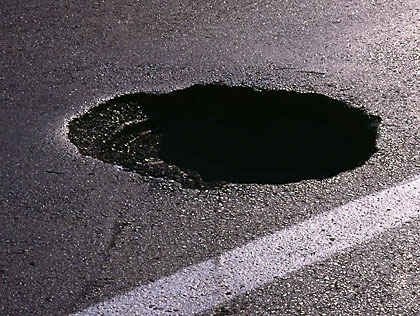
#> input picture Pothole-GO-python/SizeDetection/1_test_pothole.jpg, 420 x 316 px, found by its file name
$ python sobelEdgeImage_test1.py   (older library calls are emulated)
#> lines starting #> are read from the running program, lines starting #| are printed output that depends on the picture; after the words box and inside, x2 and y2 are one past the last pixel; in counts of white or black regions, pixels touching at a corner belong together
# Python program to Edge detection
# using OpenCV in Python
# using Sobel edge detection
# and laplacian method
import cv2
import numpy as np
from matplotlib import pyplot as plt

img = cv2.imread('1_test_pothole.jpg', 0)
#> img: shape (316, 420); min 0, max 255, mean 91.4
edges = cv2.Sobel(img, cv2.CV_64F, 1, 0, ksize=5)
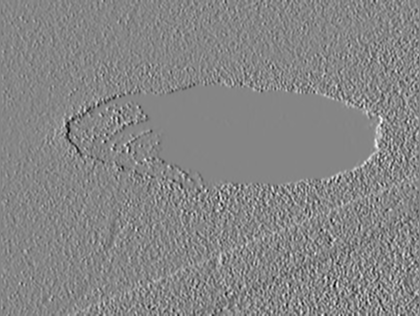
#> edges: shape (316, 420) float64; min -7839, max 7123, mean 32.1; drawn with min black and max white

#hsv = cv2.cvtColor(img, cv2.COLOR_BGR2HSV)

# Calcution of Sobelx
sobelx = cv2.Sobel(img, cv2.CV_64F, 1, 0, ksize=5)

# Calculation of Sobely
sobely = cv2.Sobel(img, cv2.CV_64F, 0, 1, ksize=5)
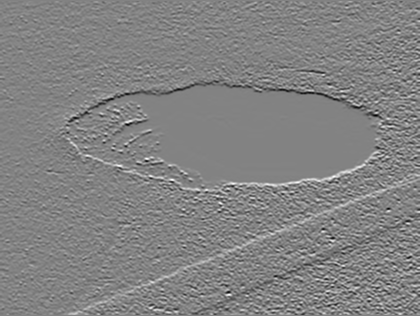
#> sobely: shape (316, 420) float64; min -8926, max 8475, mean -0.3; drawn with min black and max white

# Calculation of Laplacian
laplacian = cv2.Laplacian(img, cv2.CV_64F)
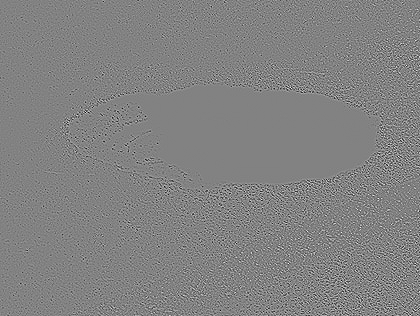
#> laplacian: shape (316, 420) float64; min -753, max 722, mean 0; drawn with min black and max white

cv2.imshow('original img', img)
cv2.imshow('sobelx', sobelx)
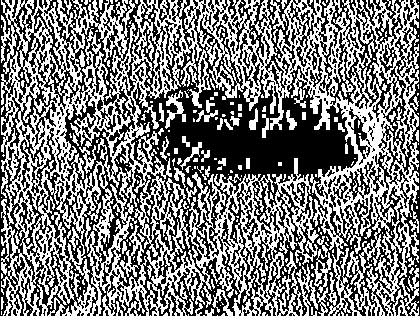
#> window 'sobelx': shape (316, 420); 48.1% white in thin lines or dots
cv2.imshow('sobely', sobely)
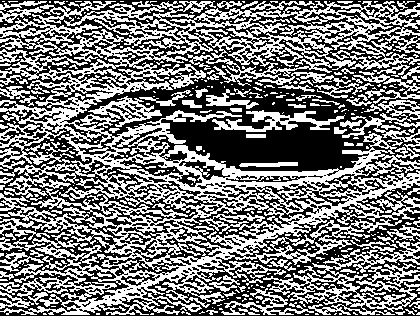
#> window 'sobely': shape (316, 420); 47.5% white in thin lines or dots
cv2.imshow('laplacian', laplacian)
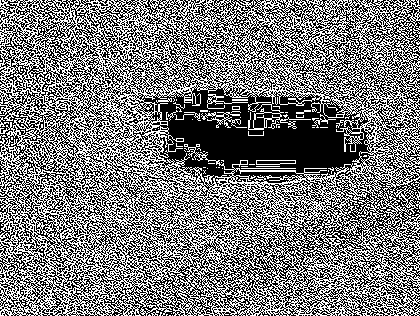
#> window 'laplacian': shape (316, 420); 48% white in thin lines or dots
cv2.imshow('edges', edges)

cv2.waitKey(0)

$ run again, with Pothole-GO-python/SizeDetection/1_test2.jpg copied over Pothole-GO-python/SizeDetection/1_test_pothole.jpg
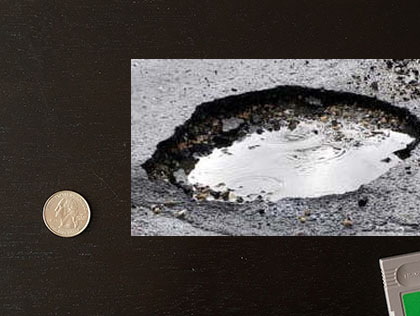
#> input picture Pothole-GO-python/SizeDetection/1_test2.jpg, 420 x 316 px, found by its file name
#> `cv2.imshow('sobelx', sobelx)`:
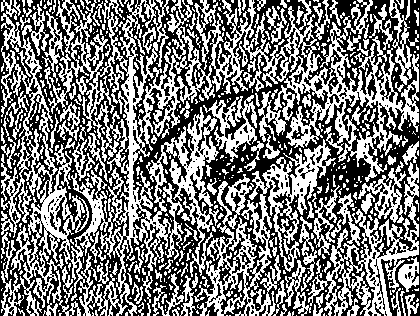
#> window 'sobelx': shape (316, 420); 47.6% white; 541 white regions (390 under 20 px), largest, box (x1, y1, x2, y2) and area: (1, 0, 285, 316) 27417, (273, 0, 419, 182) 7542, (194, 139, 336, 316) 6784
#> `cv2.imshow('laplacian', laplacian)`:
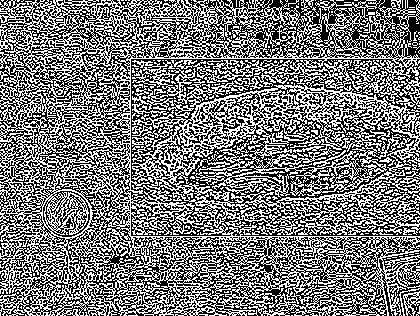
#> window 'laplacian': shape (316, 420); 47.4% white in thin lines or dots
